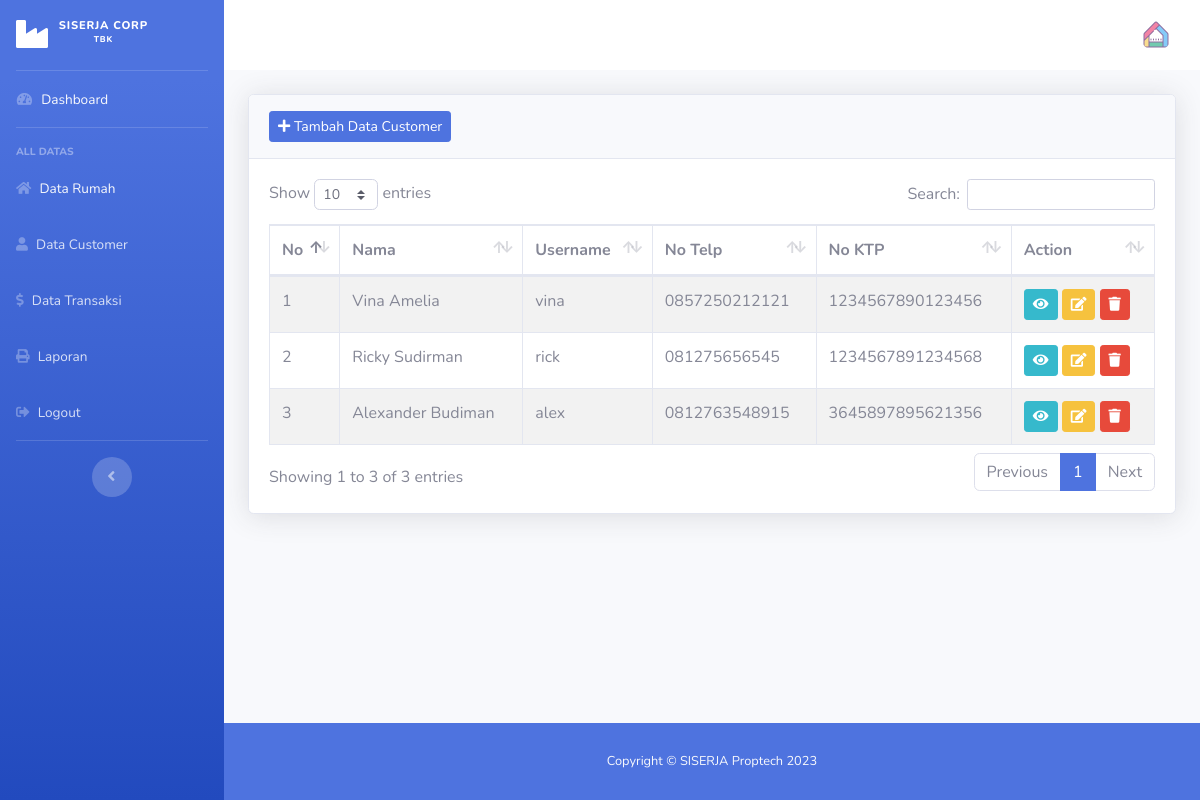
/index.php/admin/data_customer, run on the app's committed database.
### tables this page shows
CREATE TABLE `customer` (
  `id_customer` int(11) NOT NULL,
  `nama` varchar(50) NOT NULL,
  `username` varchar(50) NOT NULL,
  `alamat` varchar(200) NOT NULL,
  `jenis_kelamin` varchar(20) NOT NULL,
  `no_telepon` varchar(13) NOT NULL,
  `no_ktp` bigint(16) NOT NULL,
  `foto_ktp` varchar(100) NOT NULL,
  `password` varchar(100) NOT NULL
);

### application/controllers/admin/Data_customer.php (called while the page is built, shortened)
<?php
class Data_customer extends CI_Controller
{
    public function __construct()
    {
        $this->load->model('kpr_model');
    }
    public function index()
    {
        $data['customer'] = $this->kpr_model->get_data('customer')->result();
        $this->load->view('templates_admin/header');
        $this->load->view('templates_admin/sidebar');
        $this->load->view('admin/data_customer', $data);
        $this->load->view('templates_admin/footer');
    }
}

### index.php (called while the page is built, shortened)
<?php
require_once BASEPATH.'core/CodeIgniter.php';

### application/models/Kpr_model.php (called while the page is built, shortened)
<?php
class Kpr_model extends CI_Model
{
    public function get_data($table)
    {
        return $this->db->get($table);
    }
}

### application/views/admin/data_customer.php (the view, shortened to what this page needs)
<div class="container-fluid">
    <div class="card shadow mb-4">
        <div class="card-header py-3">
            <a href=" <?= base_url('admin/data_customer/tambah_customer') ?> " class="btn btn-primary btn-sm"> <i class="fas fa-plus"></i> Tambah Data Customer</a>
        </div>
        <div class="card-body">
            <div class="table-responsive">
                <table class="table table-bordered table-hover table-striped" id="dataTable" width="100%" cellspacing="0">
                    <thead>
                        <tr>
                            <th>No</th>
                            <th>Nama</th>
                            <th>Username</th>
                            <th>No Telp</t>
                            <th>No KTP</th>
                            <th>Action</>
                        </tr>
                    </thead>
                    <tbody>
                        <?php
                        $no = 1;
                        foreach ($customer as $ct) : ?>
                            <tr>
                                <td><?= $no++ ?></td>
                                <td><?= $ct->nama ?></td>
                                <td><?= $ct->username ?></td>
                                <td><?= $ct->no_telepon ?></td>
                                <td><?= $ct->no_ktp ?></td>
                                <td> <a href=" <?= base_url('admin/data_customer/detail_customer/') . $ct->id_customer ?> " class="btn btn-info btn-sm "> <i class="fas fa-eye"></i></a>
                                    <a href=" <?= base_url('admin/data_customer/update_customer/') . $ct->id_customer ?>
                                    " class="btn btn-warning btn-sm"> <i class="fas fa-edit"></i></a>
                                    <a href=" <?= base_url('admin/data_customer/hapus_customer/') . $ct->id_customer ?> " class="btn btn-danger btn-sm tombol-hapus" id="tombol-hapus"> <i class="fas fa-trash"></i></a>
                                </td>
                            </tr>
                        <?php endforeach ?>
                    </tbody>
                </table>
            </div>
        </div>
    </div>
</div>

### data on the page
customer: nama "Vina Amelia", username "vina", no_telepon "0857250212121", no_ktp "1234567890123456"
customer: nama "Ricky Sudirman", username "rick", no_telepon "081275656545", no_ktp "1234567891234568"
customer: nama "Alexander Budiman", username "alex", no_telepon "0812763548915", no_ktp "3645897895621356"
